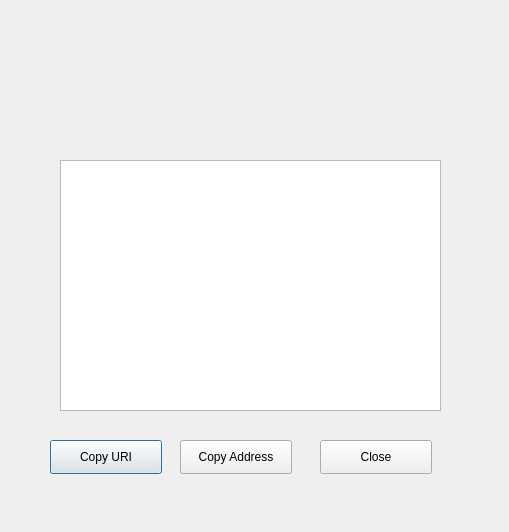
<?xml version="1.0" encoding="UTF-8"?>
<ui version="4.0">
 <class>ReceiveAddress_Info</class>
 <widget class="QDialog" name="ReceiveAddress_Info">
  <property name="geometry">
   <rect>
    <x>0</x>
    <y>0</y>
    <width>509</width>
    <height>532</height>
   </rect>
  </property>
  <property name="windowTitle">
   <string>Dialog</string>
  </property>
  <widget class="QTextEdit" name="textEdit">
   <property name="geometry">
    <rect>
     <x>60</x>
     <y>160</y>
     <width>381</width>
     <height>251</height>
    </rect>
   </property>
  </widget>
  <widget class="QPushButton" name="pushButton">
   <property name="geometry">
    <rect>
     <x>50</x>
     <y>440</y>
     <width>112</width>
     <height>34</height>
    </rect>
   </property>
   <property name="text">
    <string>Copy URI</string>
   </property>
  </widget>
  <widget class="QPushButton" name="pushButton_2">
   <property name="geometry">
    <rect>
     <x>180</x>
     <y>440</y>
     <width>112</width>
     <height>34</height>
    </rect>
   </property>
   <property name="text">
    <string>Copy Address</string>
   </property>
  </widget>
  <widget class="QPushButton" name="pushButton_3">
   <property name="geometry">
    <rect>
     <x>320</x>
     <y>440</y>
     <width>112</width>
     <height>34</height>
    </rect>
   </property>
   <property name="text">
    <string>Close</string>
   </property>
  </widget>
 </widget>
 <resources/>
 <connections/>
</ui>
